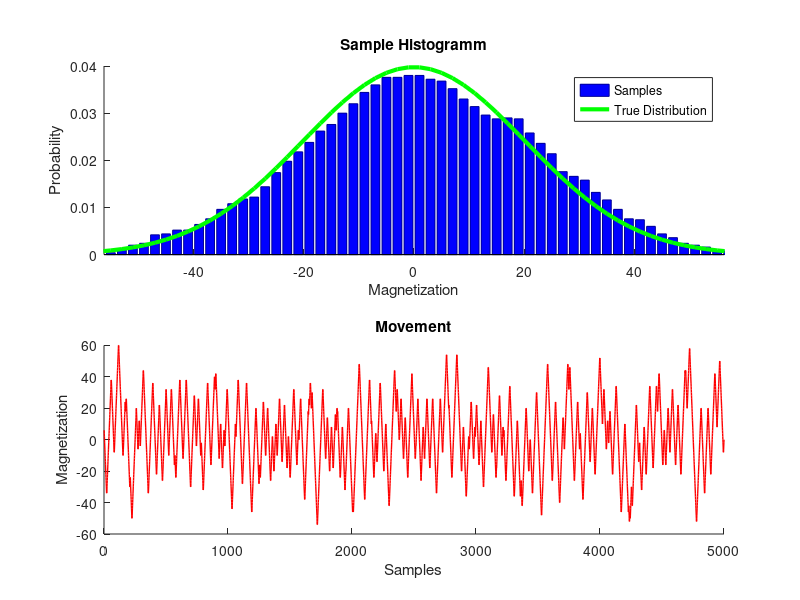

Write MATLAB code to recreate this figure.
function nonrevMFI2DM(theta,plotRun,calcIndicators,n)
%% Non-reversible 2D Mean Field Ising model

% -------------------------------------------------------------------------
%% Initialise Variables

%Check number of input arguments
if nargin < 1   
    theta = 0.01;
    plotRun = 0;
    calcIndicators = 0;
    n = 5000;
end

if nargin < 2
    plotRun = 0;
    calcIndicators = 0;
    n = 5000;
end

if nargin < 3
    calcIndicators = 0;
    n = 5000;
end

if nargin < 4
    n = 5000;
end

%Number of samples
%n = 5000;

%Samples (#,value/dim,direction)
samples = zeros(n,1,2);

%Number of spins (quadratic number)
%N = 64;
N = 225;
%N = 900;
%N = 2500;
NN = sqrt(N);

%Temperatur and inverse temperatur
T = 2/log(1 + sqrt(2));
beta = 1/T;

%Exchange energy
J = 1;

%Theta
%theta = 0.001;

%Magnetization
%M = 0;
%M = randsrc*2*(randi(N + 1) - 1); 
M = randsrc*2*(randi(N/NN + 1) - 1);
samples(1,:,1) = M;

%Direction
dir = randsrc;
samples(1,:,2) = dir;

%Accepted samples in step A
accepted = 0;

%Prepare true distribution
x = -N:2:N;
yy = zeros(1,N+1);
for i = 1:N+1
    m = x(i);
    factor = exp(gammaln(N+1) - (gammaln(-m/2 + N/2 + 1) + gammaln(m/2 + N/2 + 1)));
    yy(i) = factor*exp(beta*J*m^2/(2*N));
end
z = sum(yy);
yy = yy/z;

%Prepare checkerboard
if M == 0
   C = ones(1,N);
   B = randperm(numel(C));
   C(B(1:N/2)) = -1; 
   A = reshape(C,NN,NN);
else
   m = ceil(N/2) - sign(M)*M/2;
   C = sign(M)*ones(1,N);
   B = randperm(numel(C));
   C(B(1:m)) = -sign(M);
   A = reshape(C,NN,NN);
end

%Prepare figure
close all;
figure;
set(gcf, 'Position', get(0,'Screensize'));


% -------------------------------------------------------------------------
%% Calculate Samples and Draw Checkerboard

for i = 2:n  
    
    %Step A ------------------------------------------
    %Read last step
    M = samples(i-1,:,1);
    dir = samples(i-1,:,2);
    proposal = M + 2*dir;

    %Acceptance probability
    factor = (N - dir*M)/(N + dir*M + 2);
    acceptance = factor*exp(2*beta*J*(dir*M + 1)/N);

    if rand < acceptance
             samples(i,:,1) =  proposal;
             samples(i,:,2) = -dir;
             accepted = accepted + 1;
             acc = 1;
         else
             samples(i,:,:) = samples(i-1,:,:);
             acc = 0;
    end
    %end step A

    %Step B ------------------------------------------
    if rand < 1 - theta
        %Keep direction
        samples(i,:,2) = -samples(i,:,2);
    end
    %end step B 
    
    %Update checkerboard -----------------------------
    if acc
        
    A = A(:);
    k = 1; u1 = 1; u2 = 1; look1 = randsrc; look2 = randsrc;
    if look2 == 1; look2 = NN;
    else look2 = -NN; end
    
    %Read move
    move = (proposal - M)/2;  
    
    %Draw move
    while k <= 3
        
        %Propose location
        rr = randi(N);
        
        %Correct proposed location
        while A(rr) == move && u1 < 3 && u2 < 3 
            
            %move horizontally
            if rand < 0.5
                if rr == N && look1 == 1
                   look1 = -1;
                   u1 = u1 + 1;
                elseif rr == 1 && look1 == -1
                   look1 = 1;
                   u1 = u1 + 1;
                else
                   rr = rr + look1;
                end
                
            %move vertically
            else
                if rr > N - NN && look2 == NN
                    look2 = -NN;
                    u2 = u2 + 1;
                elseif rr <= NN && look2 == -NN
                    look2 = NN;
                    u2 = u2 + 1;
                else
                    rr = rr + look2;
                end
            end %horizontal, vertical
            
        end %correct
        
        %Make touchy move
        if rr == N || rr == 1
            A(rr) = move;
            break;
        elseif A(rr+1) == move || A(rr-1) == move
            A(rr) = move;
            break;
        elseif k == 3
            A(rr) = move;
            break;
        end
        
        k = k + 1;
        
    end %while
    
    A = reshape(A,NN,NN);
    
    end %if
    %end update checkerboard
    
    %Plot --------------------------------------------
    if plotRun == 1
    
    %Clear current figure
    clf;
    
    %Plot samples
    subplot(2,1,1);
    title('Sample Histogramm');
    grid off;
    xlim([-ceil(N/sqrt(NN)) ceil(N/sqrt(NN))]);
    set(gca, 'XTickLabel',[],'YTickLabel',[]);
    xlabel('Magnetization');
    ylabel('Probability');
    hold('on');   
    y = samples(1:i,:,1);
    a = histc(y,x);
    zz = sum(a);
    bar(x,a/zz,'b','EdgeColor',[0 0 0.6])
    plot(x,yy,'g','LineWidth',3);
    legend('Samples','True Distribution');
    
    %Plot checkerboard
    subplot(2,1,2);
    title('Checkerboard');
    set(gca, 'XTickLabel',[],'YTickLabel',[]);
    hold('on');
    colormap(gray); 
    imagesc(A);
    axis image;
    
    %Pause
    tic; while toc < 0.00001; end
    drawnow;
    
    end %if
    %end plot
    
end %for
%end sampling

% -------------------------------------------------------------------------
%% Output after Calculation

if plotRun == 0
    
    %Plot samples
    subplot(2,1,1);
    title('Sample Histogramm');
    grid off;
    xlim([-N/ceil(sqrt(NN)) N/ceil(sqrt(NN))]);
    xlabel('Magnetization');
    ylabel('Probability');
    hold('on');   
    y = samples(:,:,1);
    a = histc(y,x);
    zz = sum(a);
    bar(x,a/zz,'b','EdgeColor',[0 0 0.6]);
    plot(x,yy,'g','LineWidth',3);
    legend('Samples','True Distribution');
    
    %Movement of magnetization
    subplot(2,1,2);
    title('Movement');
    ylabel('Magnetization');
    xlabel('Samples');
    hold('on');
    y = y(1:end);
    plot(1:length(y),y,'r','LineWidth',1);
    
end %if
%end plot

%Display indicators
if calcIndicators
    
   samples = y;
   L = 100;
   m = mean(samples);
   v = cov(samples);
   autocorrs = zeros(L,1);
   
   for i = 1:L
       autosum = 0;
       for j = 1:n-i
           autosum = autosum + (samples(j,:)-m)/(2*v)*(samples(j+i,:)-m)';
       end
       autocorrs(i) = autosum/(n-i-1);
    end

    INEFFICIENCY = 1+2*sum(autocorrs)
    ACCEPTANCERATE = accepted/n
    
end %indicators

end %main

